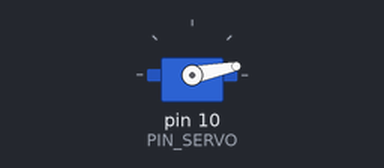
Bench run of a sketch on a simulated Arduino Uno, built with avr-gcc and run on an emulated ATmega328P. Parts: servo. What the sketch prints to the serial monitor is not drawn.

Above: at 0.1 s.
Timing chart, 0 to 38.3 s (numbered marks = the images above):
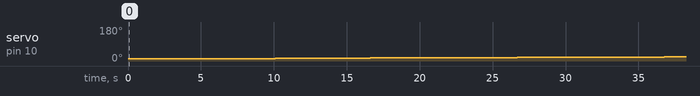

The sketch:

13C1.ino
```cpp
#include <Servo.h>

// Arduino pin assignment
#define PIN_SERVO 10

// configurable parameters
#define _DUTY_MIN 553 // servo full clockwise position (0 degree)
#define _DUTY_NEU 1476 // servo neutral position (90 degree)
#define _DUTY_MAX 2399 // servo full counterclockwise position (180 degree)

#define _POS_START (_DUTY_MIN + 100)
#define _POS_END (_DUTY_MAX - 100)

#define _SERVO_SPEED 0.3 // servo speed limit (unit: degree/second)
#define INTERVAL 20  // servo update interval

// global variables
unsigned long last_sampling_time; // unit: ms
float duty_chg_per_interval; // maximum duty difference per interval
int toggle_interval, toggle_interval_cnt;
float pause_time; // unit: sec
Servo myservo;
float duty_target, duty_curr;
int int_duty_curr;

void setup() {
// initialize GPIO pins
  myservo.attach(PIN_SERVO);
  duty_target = duty_curr = _POS_START;
  myservo.writeMicroseconds(duty_curr);

// initialize serial port
  Serial.begin(57600);

// convert angle speed into duty change per interval.
  duty_chg_per_interval = (_DUTY_MAX - _DUTY_MIN) * (_SERVO_SPEED / 180.0) * (INTERVAL / 1000.0);

// initialize variables for servo update.
  pause_time = 1;
  toggle_interval = (180.0 / _SERVO_SPEED + pause_time) * 1000 / INTERVAL;
  toggle_interval_cnt = toggle_interval;

// initialize last sampling time
  last_sampling_time = 0;
}

void loop() {
// wait until next sampling time.
// millis() returns the number of milliseconds since the program started. Will overflow after 50 days.
  if(millis() < last_sampling_time + INTERVAL) return;

// adjust duty_curr toward duty_target by duty_chg_per_interval
  if(duty_target > duty_curr) {
    duty_curr += duty_chg_per_interval;
    if(duty_curr > duty_target) duty_curr = duty_target;
  }
  else {
    duty_curr -= duty_chg_per_interval;
    if(duty_curr < duty_target) duty_curr = duty_target;
  }

// update servo position
  int_duty_curr = duty_curr;
  myservo.writeMicroseconds(int_duty_curr);

// output the read value to the serial port
  Serial.print("Min:1000,duty_target:");
  Serial.print(duty_target);
  Serial.print(",duty_curr:");
  Serial.print(int_duty_curr);
  Serial.println(",Max:2000");

// toggle duty_target between _DUTY_MIN and _DUTY_MAX.
  if(toggle_interval_cnt >= toggle_interval) {
    toggle_interval_cnt = 0;
    if(duty_target == _POS_START) duty_target = _POS_END;
    else duty_target = _POS_START;
  }
  else {
    toggle_interval_cnt++;
  }

// update last sampling time
  last_sampling_time += INTERVAL;
}
```

Measured:
- by itself, servo on pin 10 (PIN_SERVO): moves from 11° to 22° over 33.5 s
